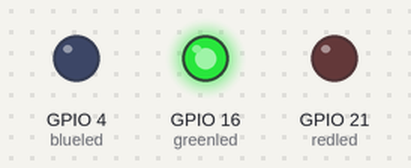
Simulated run of this program. Board: Raspberry Pi (BCM pin numbers). Shown: output pins drawn as LEDs (lit = HIGH).

Above: at 0.5 s.
At 1.5 s:
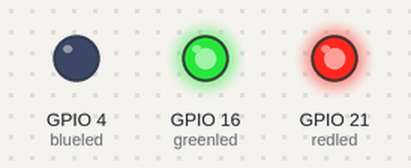
At 3.5 s:
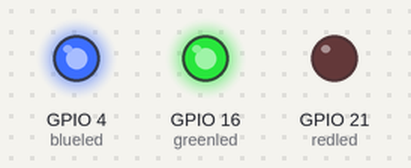
At 5.5 s:
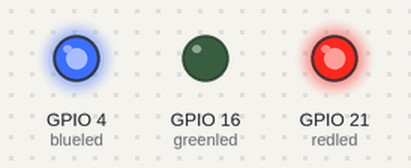
Timing chart, 0 to 6.9 s (numbered marks = the images above):
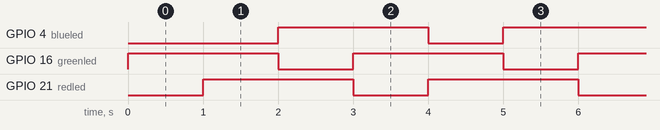

The program:

led01.py
```python
import RPi.GPIO as GPIO
import time

redled = 21
blueled = 4
greenled = 16

# GPIO를 BCM모드로 설정
GPIO.setmode(GPIO.BCM)

#GPIO핀 설정(입력/ 출력)
GPIO.setup(redled, GPIO.OUT)
GPIO.setup(blueled, GPIO.OUT)
GPIO.setup(greenled, GPIO.OUT)

try:
    while True:
        GPIO.output(greenled,True)
        GPIO.output(redled,False)
        time.sleep(1)
        GPIO.output(redled,True)
        GPIO.output(blueled,False)
        time.sleep(1)
        GPIO.output(blueled,True)
        GPIO.output(greenled,False)
        time.sleep(1)


except KeyboardInterrupt: #Ctrl + C
    GPIO.cleanup()
```

Measured:
- by itself, GPIO 4 (blueled), GPIO 16 (greenled), GPIO 21 (redled): alternates HIGH for 2.0 s and LOW for 1.0 s
- by itself, everything shown: repeats every 3.0 s, in 3 steps
